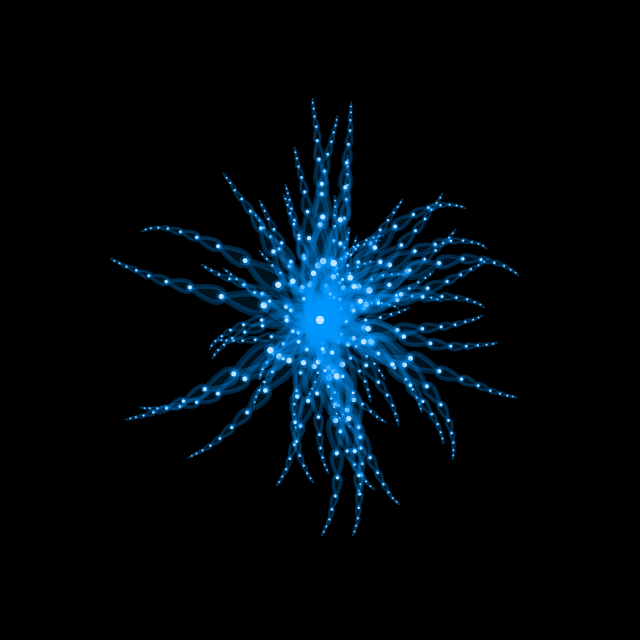
Frame 1 (no input)
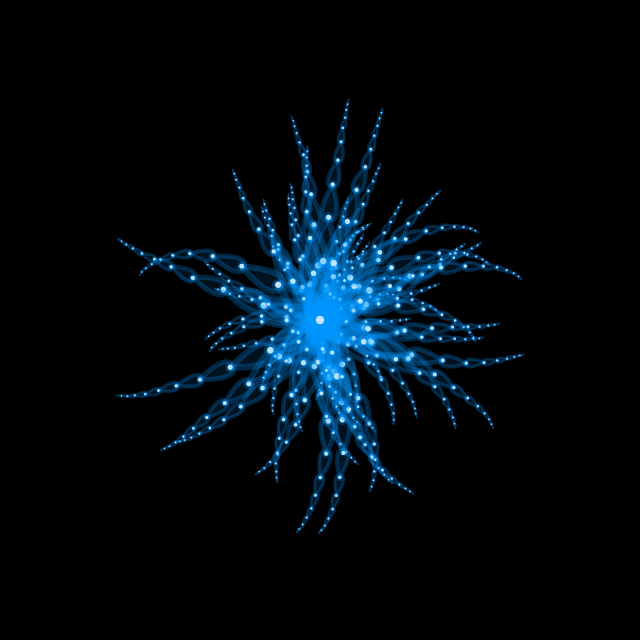
Frame 60 (the mouse pressed at the canvas centre just before this capture)
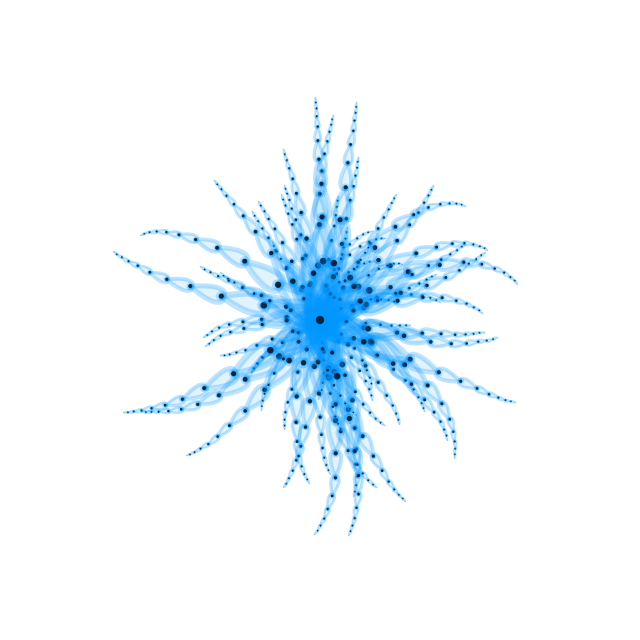
Frame 120 (the mouse held since frame 60 and released just before this capture)

The Processing sketch that drew these frames (run headless with seeded random() and noise(); from frame 60 on, the mouse is pressed at the canvas centre):

// Processing sketch: processing_158344
// ── processing_158344.pde

ArrayList branches = new ArrayList();
int fillColor = 255, backgroundColor = 0, maxSize = 65;
boolean doOnce = true;

void setup(){
  size(640, 640);
  stroke(0, 150, 255, 65);
  for(int i = 0; i < 65; i++){branches.add(new Branch());}
}

void draw(){
  background(backgroundColor);
  for(int i = 0; i < branches.size(); i++){
    Branch b = (Branch) branches.get(i);
    pushMatrix();
    translate(width/2, height/2);
    rotate(radians(b.startAngle));
    b.branch(b.segments);
    popMatrix();
  }
}

class Branch {
  float segments, startAngle, angle, theta, num;
  Branch(){
    segments = random(30, 80);
    startAngle = random(-360, 360);
    angle = map(startAngle, -360, 360, -10, 10);
  }
  
  void branch(float len){
    len *= 0.75;
    float t = map(len, 1, 70, 1, 10);
    theta = angle + sin(len+num) * 5;
    strokeWeight(t);
    fill(0, 150, 255, 30);
    bezier(0, 0, 0, t, -len/2, t, 0, -len);
    bezier(0, 0, 0, t, len/2, t, 0, -len);
    fill(fillColor);
    ellipse(0, 0, t, t);
    translate(0, -len);
    if(len > 5){
      pushMatrix();
      rotate(radians(-theta));
      branch(len);
      popMatrix(); 
    }
    num += 0.005;
  }
}

void mousePressed(){
  if(doOnce && backgroundColor == 255){
    backgroundColor = 0;
    fillColor = 255;
    doOnce = false;
  }
  if(doOnce && backgroundColor == 0){
    backgroundColor = 255;
    fillColor = 0;
    doOnce = false;
  }
}
 
void mouseReleased(){
  doOnce = true;
}
